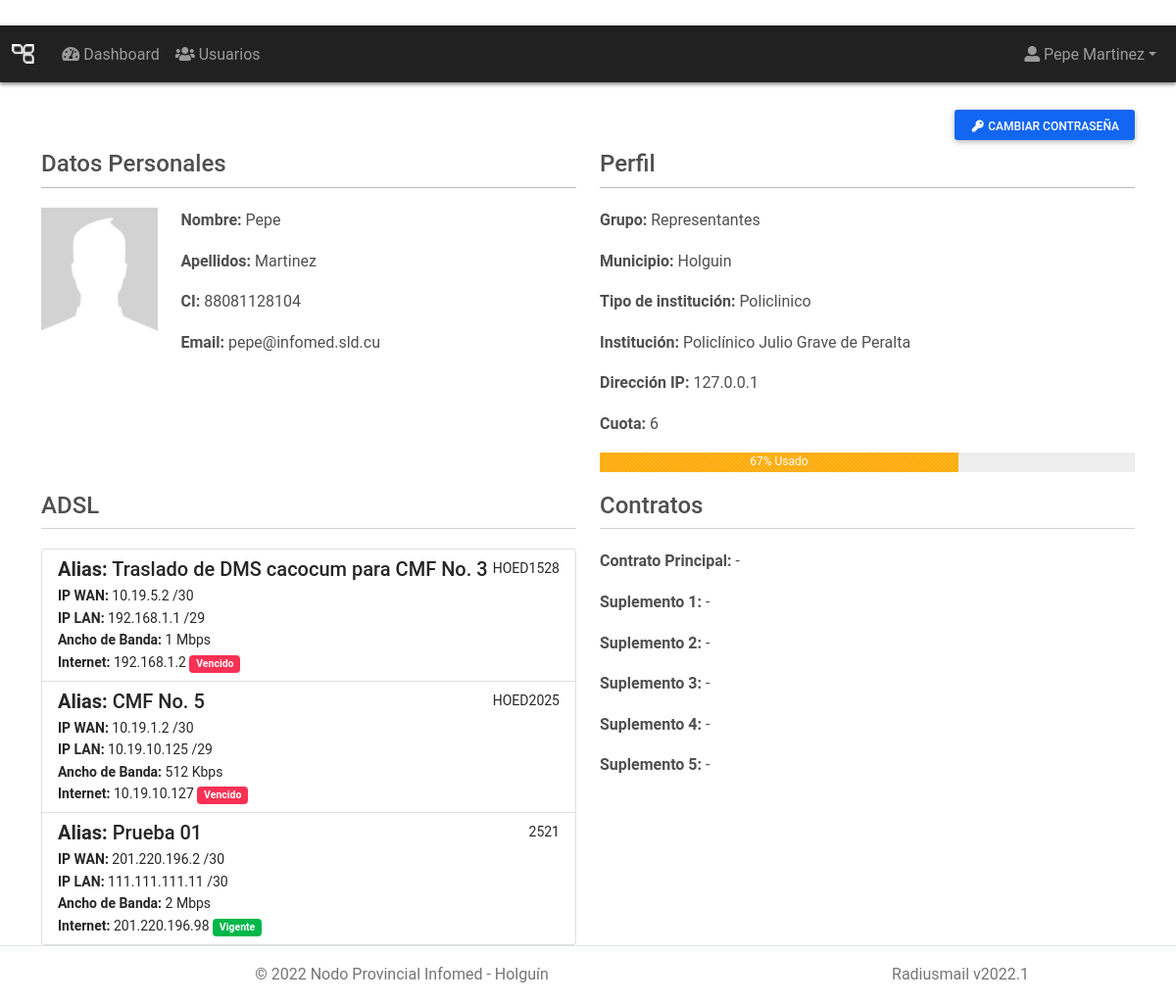
Screenshot of /profile/ (signed in) with the database file from the repository.
### system/models.py (models this page shows, shortened)
class UserProfile(models.Model):
    SEXO = (
        ('1', u'Masculino'),
        ('2', u'Femenino'),
    )
    user = models.OneToOneField(User, related_name='user_profile', on_delete=models.CASCADE)
    ci = models.CharField(max_length=11, help_text='Carne de Identidad')
    sexo = models.CharField(max_length=1, choices=SEXO, null=True, blank=True)
    municipio = models.ForeignKey(Municipio, related_name='UserProfileMunicipio', default=None, null=True, blank=True,
                                  on_delete=models.CASCADE)
    trabajo = ChainedForeignKey(Trabajo, chained_field="municipio", chained_model_field="municipio", default=None, null=True, blank=True)
    quota = models.IntegerField(null=True, blank=True)
    ip_address = models.GenericIPAddressField(default=None, null=True, blank=True)
    class Meta:
        verbose_name_plural = 'Datos de administracion'

class Municipio(models.Model):
    municipio_name = models.CharField(max_length=255)
    def __str__(self):
        return "%s" % self.municipio_name
    class Meta:
        verbose_name_plural = 'Municipios'

class Trabajo(models.Model):
    municipio = models.ForeignKey(Municipio, related_name='TrabajoMunicipio', default=None, null=True, blank=True,
                                  on_delete=models.CASCADE)
    tipo = models.ForeignKey(TipoTrabajo, related_name='TrabajoTipoTrabajo', default=None, null=True, blank=True,
                             on_delete=models.CASCADE)
    trabajo_name = models.CharField(max_length=255)
    def __str__(self):
        return "%s" % self.trabajo_name
    class Meta:
        verbose_name_plural = 'Centro de Trabajo'

class TipoTrabajo(models.Model):
    tipotrabajo = models.CharField(max_length=255)
    def __str__(self):
        return "%s" % self.tipotrabajo
    class Meta:
        verbose_name_plural = 'Tipos de Trabajos'

### adsl/models.py (models this page shows, shortened)
class Enlace(models.Model):
    TYPE_CONEXION = (
        ('adsl', u'ADSL'),
        ('fibra', u'Fibra Optica'),
    )
    TYPE_AB = (
        ('Kbps', u'Kbps'),
        ('Mbps', u'Mbps'),
        ('Gbps', u'Gbps'),
    )
    NET_MASK_WAN = (
        ('/30', u'/30'),
        ('/32', u'/32'),
    )
    NET_MASK_LAN = (
        ('/24', u'/24'),
        ('/25', u'/25'),
        ('/26', u'/26'),
        ('/27', u'/27'),
        ('/28', u'/28'),
        ('/29', u'/29'),
        ('/30', u'/30'),
    )
    alias = models.CharField(max_length=255, verbose_name='Alias del enlace')
    ipwan = models.GenericIPAddressField(default=None, null=True, blank=True, verbose_name='Bloque IP WAN')
    ipwan_netmask = models.CharField(max_length=3, choices=NET_MASK_WAN, verbose_name='Mascara')
    iplan = models.GenericIPAddressField(default=None, null=True, blank=True, verbose_name='Bloque IP LAN')
    iplan_netmask = models.CharField(max_length=3, choices=NET_MASK_LAN, verbose_name='Mascara', null=True,
                                     blank=True, )
    ed = models.CharField(max_length=100, verbose_name='ED')
    ab = models.CharField(max_length=50, verbose_name='Ancho de Banda')
    um_ab = models.CharField(max_length=4, choices=TYPE_AB)
    tipo_conexion = models.CharField(max_length=5, choices=TYPE_CONEXION, verbose_name='Tipo de conexión')
    municipio = models.ForeignKey(Municipio, on_delete=models.CASCADE, default=None, null=True, blank=True)
    trabajo = models.ForeignKey(Trabajo, on_delete=models.CASCADE, default=None, null=True, blank=True)
    enrutamiento = models.BooleanField(default=False)
    create_date = models.DateTimeField(auto_now_add=True, null=False)
    modify_date = models.DateTimeField(auto_now=True, null=False)
    class Meta:
        verbose_name_plural = 'Enlaces dedicados'

class Internet(models.Model):
    municipio = models.ForeignKey(Municipio, on_delete=models.CASCADE, null=False)
    trabajo = models.ForeignKey(Trabajo, on_delete=models.CASCADE, null=False)
    adsl = models.OneToOneField(Enlace, null=False, on_delete=models.CASCADE, related_name='InternetAdsl')
    fecha_autorizo = models.DateField(default=None, null=True)
    cuota = models.CharField(max_length=6, null=True, verbose_name='Cuota de Internet (MB)')
    create_date = models.DateTimeField(auto_now_add=True, null=False)
    modify_date = models.DateTimeField(auto_now=True, null=False)
    ip = models.GenericIPAddressField(default=None, null=True, blank=True, verbose_name='IP con Internet')
    def alerta_vencimiento(self):
        time1 = self.fecha_autorizo + datetime.timedelta(days=700)
        time2 = self.fecha_autorizo + datetime.timedelta(days=730)
        if time1 <= datetime.datetime.now().date() < time2:
            return "warning"
        elif time2 <= datetime.datetime.now().date():
            return "danger"
    class Meta:
        verbose_name_plural = 'Servicio Internet'

### system/views.py (the view)
# urls.py: path('profile/', login_required(Profile.as_view(), login_url='login'), name='profile'),
class Profile(View):
    def get(self, request):
        user = request.user
        user_profile = UserProfile.objects.get(user=user.pk)
        my_logs = Logs.objects.filter(users=user).order_by('-pk')[:10]
        total_users = ''
        adsl = ''
        if user_profile.user.groups.filter(Q(name='Representantes')):
            total_users = Users.objects.filter(trabajo=user_profile.trabajo).count()
            adsl = Enlace.objects.filter(trabajo=user_profile.trabajo)
        context_data = {
            'title': 'Perfil',
            'my_logs': my_logs,
            'user_profile': user_profile,
            'total_users': total_users,
            'adsl': adsl,
        }
        return render(request, 'profile.html', context_data)

### system/templatetags/systemtags.py (called while the page is built)
def has_group(user, group_name):
    group = Group.objects.get(name=group_name)
    return True if group in user.groups.all() else False

def quota(val_quota, val):
    return int(val)*100/int(val_quota)

def quota_style(val_quota):
    if val_quota <= 50:
        return 'bg-success'
    if val_quota >= 51 and val_quota <= 80:
        return 'bg-warning'
    if val_quota > 80:
        return 'bg-danger'

    def render(self, context):
        Users = None
        try:
            Users = context['user']
        except Users.DoesNotExist:
            pass
        context['user_datos'] = Users
        return ''

### templates/profile.html (shortened to what this page needs)
﻿{% extends 'base.html' %}
{% load systemtags %}
{% block container %}
{% load static %}
<div class="container">
	<div class="row">
		<div class="col-md-12">
            <div class="pull-right mt-4">
                <a href="#" class="btn btn-primary btn-sm" role="button" data-mdb-toggle="modal" data-mdb-target="#passwdModal"><i class="fa fa-key fa-fw"></i> Cambiar Contraseña</a>
            </div>
        </div>
		<div class="col-md-6">
            <h4 class="page-header">Datos Personales</h4>
			<div class="row">
				<div class="col-md-3">
					<img id="imgview" src="{% static 'img/Masculino.png' %}" width="108" height="128"/>
				</div>
				<div class="col-md-9">
					<p><strong>Nombre:</strong> {{ user_datos.first_name }}</p>
					<p><strong>Apellidos:</strong> {{ user_datos.last_name }}</p>
					<p><strong>CI:</strong> {{ user_profile.ci }}</p>
					<p><strong>Email:</strong> {{ user_datos.email }}</p>
				</div>
			</div>
        </div>
		<div class="col-md-6">
            <h4 class="page-header">Perfil</h4>
            <p><strong>Grupo:</strong> {{ user_datos.groups.all.0.name }}</p>
            <p><strong>Municipio:</strong> {{ user_profile.municipio|default_if_none:"---" }}</p>
			<p><strong>Tipo de institución:</strong> {{ user_profile.trabajo.tipo|default_if_none:"---" }}</p>
			<p><strong>Institución:</strong> {{ user_profile.trabajo|default_if_none:"---" }}</p>
            <p><strong>Dirección IP:</strong> {{ user_profile.ip_address }}</p>
			<p><strong>Cuota:</strong> {{ user_profile.quota|default_if_none:"Sin Cuota" }}</p>
            {% if user_profile.quota %}
				{% if request.user|has_group:"Representantes" %}
                <div class="progress" style="height: 20px">
				  <div class="progress-bar progress-bar-striped progress-bar-animated {{ user_profile.quota|quota:total_users|quota_style }}"	role="progressbar"	style="width: {{ user_profile.quota|quota:total_users|floatformat:0}}%" aria-valuemin="0" aria-valuemax="100">
					{{ user_profile.quota|quota:total_users|floatformat:0}}% Usado
				  </div>
				</div>
				{% endif %}
            {% endif %}
        </div>
	</div>
    <div class="row">
        <div class="col-md-6">
            <h4 id="adsl" class="page-header-system"> ADSL</h4>
            <div class="list-group">
                {% for adsl in adsl %}
                 <a href="#" class="list-group-item list-group-item-action">
                    <div class="d-flex w-100 justify-content-between">
                      <h5 class="mb-1"><strong>Alias:</strong> {{ adsl.alias }}</h5>
                      <small>{{ adsl.ed }}</small>
                    </div>
                    <small><strong>IP WAN:</strong> {{ adsl.ipwan }} {{ adsl.ipwan_netmask }}</small> <br>
                    <small><strong>IP LAN:</strong> {{ adsl.iplan|default_if_none:"NAT" }} {{ adsl.iplan_netmask|default_if_none:"" }}</small> <br>
                    <small><strong>Ancho de Banda:</strong> {{ adsl.ab }} {{ adsl.um_ab }}</small> <br>
                    <small>
                        {% if adsl.InternetAdsl.ip %}
                        <strong>Internet:</strong> {{adsl.InternetAdsl.ip }}
                            {% if adsl.InternetAdsl.alerta_vencimiento == 'danger' %}
                                <span class="badge bg-danger">Vencido</span>
                            {% elif adsl.InternetAdsl.alerta_vencimiento == 'warning' %}
                                <span class="badge bg-warning text-dark">Próximo a vencer</span>
                            {% else %}
                                <span class="badge bg-success">Vigente</span>
                            {% endif %}
                        {% endif %}
                    </small>
                  </a>
                {% endfor %}
            </div>
        </div>
        <div class="col-md-6">
            <h4 id="contratos" class="page-header-system">Contratos</h4>
            <p><strong>Contrato Principal:</strong> -</p>
			<p><strong>Suplemento 1:</strong> -</p>
			<p><strong>Suplemento 2:</strong> -</p>
			<p><strong>Suplemento 3:</strong> -</p>
			<p><strong>Suplemento 4:</strong> -</p>
			<p><strong>Suplemento 5:</strong> -</p>
        </div>
    </div>
</div>
</main>
{% endblock %}

### templates/base.html (shortened to what this page needs)
{% load systemtags %}
<!doctype html>
<html lang="es" class="h-100">
  <head>
    {% load static %}
	<link href="{% static 'css/compiled.min.css' %}" rel="stylesheet">
	<link href="{% static 'css/fontawesome.min.css' %}" rel="stylesheet">
	<link href="{% static 'css/bootstrapValidator.min.css' %}" rel="stylesheet">
	<link href="{% static 'css/dataTables.bootstrap5.min.css' %}" rel="stylesheet">
	<link href="{% static 'css/buttons.bootstrap5.min.css' %}" rel="stylesheet">
    <link href="{% static 'plugins/select2/css/select2.min.css' %}" rel="stylesheet">
    <link href="{% static 'plugins/select2-bootstrap4-theme/select2-bootstrap4.min.css' %}" rel="stylesheet">
	<link href="{% static 'css/style.css' %}" rel="stylesheet">
	<link href="{% static 'css/gijgo.min.css' %}" rel="stylesheet">
  </head>
  <body class="d-flex flex-column h-100">
<header>
<nav class="navbar navbar-expand-lg navbar-dark bg-dark navbar-radiusmail mb-1">
  <div class="container-fluid">
    <a class="navbar-brand" href="{% url 'dashboard' %}"><img src="{% static 'img/logoin.png' %}" height="20" alt="Dashboard" loading="lazy"/></a>
	<div class="collapse navbar-collapse" id="navbarSupportedContent">
      <ul class="navbar-nav me-auto mb-2 mb-lg-0">
		<li class="nav-item"><a class="nav-link {% if request.path == '/dashboard/' %}active{% endif %}" href="{% url 'dashboard' %}"><i class="fa fa-tachometer-alt"></i> Dashboard</a></li>
		{% if request.user|has_group:"Representantes" or  request.user|has_group:"Admin" %}
		<li class="nav-item"><a class="nav-link {% if request.path == '/users/list/' %}active{% endif %}" href="{% url 'usuarios:user_list' %}"><i class="fa fa-users"></i> Usuarios</a></li>
		{% endif %}
      </ul>
      <ul class="navbar-nav ms-auto mb-2 mb-lg-0">
		<li class="nav-item dropdown">
          <a class="nav-link dropdown-toggle" href="#" id="navbarDropdown" role="button" data-mdb-toggle="dropdown" aria-expanded="false"><i class="fa fa-user-alt"></i> {{user_datos.first_name}} {{user_datos.last_name}}</a>
        </li>
    </ul>
    </div>
  </div>
</nav>
</header>
<main role="main" class="flex-shrink-0">
{% block container %}{% endblock %}
<footer class="footer mt-auto py-3">
  <div class="container text-center text-md-left">
			<div class="row d-flex align-items-center">
					<div class="col-md-7 col-lg-8">
						<p class="text-center text-md-left text-muted">© 2022 <a class="text-muted" href="https://soporte.hlg.sld.cu/">Nodo Provincial Infomed - Holguín</a></p>
					</div>
					<div class="col-md-5 col-lg-4 ml-lg-0">
						<p class="text-center text-md-right text-muted">Radiusmail v2022.1</p>
					</div>
			</div>
  </div>
</footer>
</body>
</html>

### system/static/css/style.css (style rules this page uses)
.navbar-radiusmail { background-color: rgba(33, 33, 33) !important; box-shadow: 0 2px 4px rgba(0, 0, 0, 0.5); }
.page-header { padding-bottom: 9px; margin: 10px 0px 20px; border-bottom: 1px solid rgb(183, 183, 183); }
.page-header-system { padding-bottom: 9px; margin: 20px 0px 20px; border-bottom: 1px solid rgba(209, 209, 209, 1); }
#imgview { width: 100%; height: auto; }
.pull-right { float: right; }
.btn-group-sm > .btn, .btn-sm { padding: .500rem 1rem .3125rem !important; }
.footer { border-top: 1px solid #dee2e6; color: #869099; padding: 1rem; }
.footer p { margin-bottom: 0 !important; }

### rows the page displays
UserProfile: ci "88081128104", municipio "Holguin", trabajo.tipo "Policlinico", trabajo "Policlínico Julio Grave de Peralta", ip_address "127.0.0.1", quota "6", quota|quota "67"
Enlace: alias "Traslado de DMS cacocum para CMF No. 3", ed "HOED1528", ipwan "10.19.5.2", ipwan_netmask "/30", iplan "192.168.1.1", iplan_netmask "/29", ab "1", um_ab "Mbps", InternetAdsl.ip "192.168.1.2", shows "Vencido"
Enlace: alias "CMF No. 5", ed "HOED2025", ipwan "10.19.1.2", ipwan_netmask "/30", iplan "10.19.10.125", iplan_netmask "/29", ab "512", um_ab "Kbps", InternetAdsl.ip "10.19.10.127", shows "Vencido"
Enlace: alias "Prueba 01", ed "2521", ipwan "201.220.196.2", ipwan_netmask "/30", iplan "111.111.111.11", iplan_netmask "/30", ab "2", um_ab "Mbps", InternetAdsl.ip "201.220.196.98", shows "Vigente"

### other values shown
{{ user_datos.first_name }} "Pepe"
{{ user_datos.last_name }} "Martinez"
{{ user_datos.email }} "pepe@infomed.sld.cu"
{{ user_datos.groups.all.0.name }} "Representantes"
